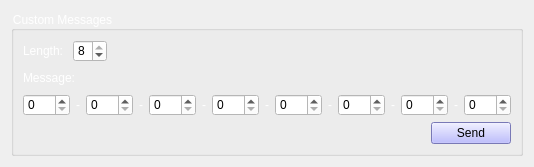
              <widget class="QWidget" name="tab_custom">
               <attribute name="title">
                <string>Custom Messages</string>
               </attribute>
               <layout class="QHBoxLayout" name="horizontalLayout_27">
                <item>
                 <widget class="QGroupBox" name="groupBox">
                  <property name="palette">
                   <palette>
                    <active>
                     <colorrole role="WindowText">
                      <brush brushstyle="SolidPattern">
                       <color alpha="255">
                        <red>255</red>
                        <green>255</green>
                        <blue>255</blue>
                       </color>
                      </brush>
                     </colorrole>
                     <colorrole role="Button">
                      <brush brushstyle="SolidPattern">
                       <color alpha="255">
                        <red>65</red>
                        <green>105</green>
                        <blue>255</blue>
                       </color>
                      </brush>
                     </colorrole>
                     <colorrole role="Light">
                      <brush brushstyle="SolidPattern">
                       <color alpha="255">
                        <red>255</red>
                        <green>170</green>
                        <blue>0</blue>
                       </color>
                      </brush>
                     </colorrole>
                     <colorrole role="Midlight">
                      <brush brushstyle="SolidPattern">
                       <color alpha="255">
                        <red>255</red>
                        <green>145</green>
                        <blue>20</blue>
                       </color>
                      </brush>
                     </colorrole>
                     <colorrole role="Dark">
                      <brush brushstyle="SolidPattern">
                       <color alpha="255">
                        <red>255</red>
                        <green>170</green>
                        <blue>0</blue>
                       </color>
                      </brush>
                     </colorrole>
                     <colorrole role="Mid">
                      <brush brushstyle="SolidPattern">
                       <color alpha="255">
                        <red>255</red>
                        <green>85</green>
                        <blue>0</blue>
                       </color>
                      </brush>
                     </colorrole>
                     <colorrole role="Text">
                      <brush brushstyle="SolidPattern">
                       <color alpha="255">
                        <red>255</red>
                        <green>255</green>
                        <blue>255</blue>
                       </color>
                      </brush>
                     </colorrole>
                     <colorrole role="ButtonText">
                      <brush brushstyle="SolidPattern">
                       <color alpha="255">
                        <red>255</red>
                        <green>255</green>
                        <blue>255</blue>
                       </color>
                      </brush>
                     </colorrole>
                     <colorrole role="Base">
                      <brush brushstyle="SolidPattern">
                       <color alpha="255">
                        <red>65</red>
                        <green>105</green>
                        <blue>255</blue>
                       </color>
                      </brush>
                     </colorrole>
                     <colorrole role="Window">
                      <brush brushstyle="SolidPattern">
                       <color alpha="255">
                        <red>65</red>
                        <green>105</green>
                        <blue>255</blue>
                       </color>
                      </brush>
                     </colorrole>
                     <colorrole role="AlternateBase">
                      <brush brushstyle="SolidPattern">
                       <color alpha="255">
                        <red>255</red>
                        <green>85</green>
                        <blue>0</blue>
                       </color>
                      </brush>
                     </colorrole>
                     <colorrole role="NoRole">
                      <brush brushstyle="SolidPattern">
                       <color alpha="255">
                        <red>255</red>
                        <green>255</green>
                        <blue>0</blue>
                       </color>
                      </brush>
                     </colorrole>
                    </active>
                    <inactive>
                     <colorrole role="WindowText">
                      <brush brushstyle="SolidPattern">
                       <color alpha="255">
                        <red>255</red>
                        <green>255</green>
                        <blue>255</blue>
                       </color>
                      </brush>
                     </colorrole>
                     <colorrole role="Button">
                      <brush brushstyle="SolidPattern">
                       <color alpha="255">
                        <red>65</red>
                        <green>105</green>
                        <blue>255</blue>
                       </color>
                      </brush>
                     </colorrole>
                     <colorrole role="Light">
                      <brush brushstyle="SolidPattern">
                       <color alpha="255">
                        <red>255</red>
                        <green>170</green>
                        <blue>0</blue>
                       </color>
                      </brush>
                     </colorrole>
                     <colorrole role="Midlight">
                      <brush brushstyle="SolidPattern">
                       <color alpha="255">
                        <red>255</red>
                        <green>145</green>
                        <blue>20</blue>
                       </color>
                      </brush>
                     </colorrole>
                     <colorrole role="Dark">
                      <brush brushstyle="SolidPattern">
                       <color alpha="255">
                        <red>255</red>
                        <green>170</green>
                        <blue>0</blue>
                       </color>
                      </brush>
                     </colorrole>
                     <colorrole role="Mid">
                      <brush brushstyle="SolidPattern">
                       <color alpha="255">
                        <red>255</red>
                        <green>85</green>
                        <blue>0</blue>
                       </color>
                      </brush>
                     </colorrole>
                     <colorrole role="Text">
                      <brush brushstyle="SolidPattern">
                       <color alpha="255">
                        <red>255</red>
                        <green>255</green>
                        <blue>255</blue>
                       </color>
                      </brush>
                     </colorrole>
                     <colorrole role="ButtonText">
                      <brush brushstyle="SolidPattern">
                       <color alpha="255">
                        <red>255</red>
                        <green>255</green>
                        <blue>255</blue>
                       </color>
                      </brush>
                     </colorrole>
                     <colorrole role="Base">
                      <brush brushstyle="SolidPattern">
                       <color alpha="255">
                        <red>65</red>
                        <green>105</green>
                        <blue>255</blue>
                       </color>
                      </brush>
                     </colorrole>
                     <colorrole role="Window">
                      <brush brushstyle="SolidPattern">
                       <color alpha="255">
                        <red>65</red>
                        <green>105</green>
                        <blue>255</blue>
                       </color>
                      </brush>
                     </colorrole>
                     <colorrole role="AlternateBase">
                      <brush brushstyle="SolidPattern">
                       <color alpha="255">
                        <red>255</red>
                        <green>85</green>
                        <blue>0</blue>
                       </color>
                      </brush>
                     </colorrole>
                     <colorrole role="NoRole">
                      <brush brushstyle="SolidPattern">
                       <color alpha="255">
                        <red>255</red>
                        <green>255</green>
                        <blue>0</blue>
                       </color>
                      </brush>
                     </colorrole>
                    </inactive>
                    <disabled>
                     <colorrole role="WindowText">
                      <brush brushstyle="SolidPattern">
                       <color alpha="255">
                        <red>255</red>
                        <green>255</green>
                        <blue>255</blue>
                       </color>
                      </brush>
                     </colorrole>
                     <colorrole role="Button">
                      <brush brushstyle="SolidPattern">
                       <color alpha="255">
                        <red>65</red>
                        <green>105</green>
                        <blue>255</blue>
                       </color>
                      </brush>
                     </colorrole>
                     <colorrole role="Light">
                      <brush brushstyle="SolidPattern">
                       <color alpha="255">
                        <red>255</red>
                        <green>170</green>
                        <blue>0</blue>
                       </color>
                      </brush>
                     </colorrole>
                     <colorrole role="Midlight">
                      <brush brushstyle="SolidPattern">
                       <color alpha="255">
                        <red>255</red>
                        <green>145</green>
                        <blue>20</blue>
                       </color>
                      </brush>
                     </colorrole>
                     <colorrole role="Dark">
                      <brush brushstyle="SolidPattern">
                       <color alpha="255">
                        <red>255</red>
                        <green>170</green>
                        <blue>0</blue>
                       </color>
                      </brush>
                     </colorrole>
                     <colorrole role="Mid">
                      <brush brushstyle="SolidPattern">
                       <color alpha="255">
                        <red>255</red>
                        <green>85</green>
                        <blue>0</blue>
                       </color>
                      </brush>
                     </colorrole>
                     <colorrole role="Text">
                      <brush brushstyle="SolidPattern">
                       <color alpha="255">
                        <red>255</red>
                        <green>255</green>
                        <blue>255</blue>
                       </color>
                      </brush>
                     </colorrole>
                     <colorrole role="ButtonText">
                      <brush brushstyle="SolidPattern">
                       <color alpha="255">
                        <red>255</red>
                        <green>255</green>
                        <blue>255</blue>
                       </color>
                      </brush>
                     </colorrole>
                     <colorrole role="Base">
                      <brush brushstyle="SolidPattern">
                       <color alpha="255">
                        <red>65</red>
                        <green>105</green>
                        <blue>255</blue>
                       </color>
                      </brush>
                     </colorrole>
                     <colorrole role="Window">
                      <brush brushstyle="SolidPattern">
                       <color alpha="255">
                        <red>65</red>
                        <green>105</green>
                        <blue>255</blue>
                       </color>
                      </brush>
                     </colorrole>
                     <colorrole role="AlternateBase">
                      <brush brushstyle="SolidPattern">
                       <color alpha="255">
                        <red>255</red>
                        <green>85</green>
                        <blue>0</blue>
                       </color>
                      </brush>
                     </colorrole>
                     <colorrole role="NoRole">
                      <brush brushstyle="SolidPattern">
                       <color alpha="255">
                        <red>255</red>
                        <green>255</green>
                        <blue>0</blue>
                       </color>
                      </brush>
                     </colorrole>
                    </disabled>
                   </palette>
                  </property>
                  <property name="styleSheet">
                   <string notr="true">color: rgb(255, 255, 255);</string>
                  </property>
                  <property name="title">
                   <string>Custom Messages</string>
                  </property>
                  <layout class="QHBoxLayout" name="horizontalLayout_26">
                   <item>
                    <layout class="QVBoxLayout" name="verticalLayout_14">
                     <item>
                      <layout class="QHBoxLayout" name="horizontalLayout_22">
                       <item>
                        <widget class="QLabel" name="label_17">
                         <property name="text">
                          <string>Length: </string>
                         </property>
                        </widget>
                       </item>
                       <item>
                        <widget class="QSpinBox" name="spinBox">
                         <property name="styleSheet">
                          <string notr="true">background-color: rgb(255, 255, 255);
color: rgb(0, 0, 0);</string>
                         </property>
                         <property name="minimum">
                          <number>2</number>
                         </property>
                         <property name="maximum">
                          <number>8</number>
                         </property>
                         <property name="value">
                          <number>8</number>
                         </property>
                        </widget>
                       </item>
                       <item>
                        <spacer name="horizontalSpacer_16">
                         <property name="orientation">
                          <enum>Qt::Horizontal</enum>
                         </property>
                         <property name="sizeHint" stdset="0">
                          <size>
                           <width>40</width>
                           <height>20</height>
                          </size>
                         </property>
                        </spacer>
                       </item>
                      </layout>
                     </item>
                     <item>
                      <layout class="QHBoxLayout" name="horizontalLayout_25">
                       <item>
                        <widget class="QLabel" name="label_16">
                         <property name="text">
                          <string>Message:</string>
                         </property>
                        </widget>
                       </item>
                       <item>
                        <spacer name="horizontalSpacer_5">
                         <property name="orientation">
                          <enum>Qt::Horizontal</enum>
                         </property>
                         <property name="sizeHint" stdset="0">
                          <size>
                           <width>40</width>
                           <height>20</height>
                          </size>
                         </property>
                        </spacer>
                       </item>
                      </layout>
                     </item>
                     <item>
                      <layout class="QHBoxLayout" name="horizontalLayout_23">
                       <item>
                        <widget class="QSpinBox" name="spinBox_msg1">
                         <property name="styleSheet">
                          <string notr="true">background-color: rgb(255, 255, 255);
color: rgb(0, 0, 0);</string>
                         </property>
                         <property name="maximum">
                          <number>255</number>
                         </property>
                        </widget>
                       </item>
                       <item>
                        <widget class="QLabel" name="label_13">
                         <property name="text">
                          <string>-</string>
                         </property>
                        </widget>
                       </item>
                       <item>
                        <widget class="QSpinBox" name="spinBox_msg2">
                         <property name="styleSheet">
                          <string notr="true">background-color: rgb(255, 255, 255);
color: rgb(0, 0, 0);</string>
                         </property>
                         <property name="maximum">
                          <number>255</number>
                         </property>
                        </widget>
                       </item>
                       <item>
                        <widget class="QLabel" name="label_10">
                         <property name="text">
                          <string>-</string>
                         </property>
                        </widget>
                       </item>
                       <item>
                        <widget class="QSpinBox" name="spinBox_msg3">
                         <property name="styleSheet">
                          <string notr="true">background-color: rgb(255, 255, 255);
color: rgb(0, 0, 0);</string>
                         </property>
                         <property name="maximum">
                          <number>255</number>
                         </property>
                        </widget>
                       </item>
                       <item>
                        <widget class="QLabel" name="label_11">
                         <property name="text">
                          <string>-</string>
                         </property>
                        </widget>
                       </item>
                       <item>
                        <widget class="QSpinBox" name="spinBox_msg4">
                         <property name="styleSheet">
                          <string notr="true">background-color: rgb(255, 255, 255);
color: rgb(0, 0, 0);</string>
                         </property>
                         <property name="maximum">
                          <number>255</number>
                         </property>
                        </widget>
                       </item>
                       <item>
                        <widget class="QLabel" name="label_12">
                         <property name="text">
                          <string>-</string>
                         </property>
                        </widget>
                       </item>
                       <item>
                        <widget class="QSpinBox" name="spinBox_msg5">
                         <property name="styleSheet">
                          <string notr="true">background-color: rgb(255, 255, 255);
color: rgb(0, 0, 0);</string>
                         </property>
                         <property name="maximum">
                          <number>255</number>
                         </property>
                        </widget>
                       </item>
                       <item>
                        <widget class="QLabel" name="label_19">
                         <property name="text">
                          <string>-</string>
                         </property>
                        </widget>
                       </item>
                       <item>
                        <widget class="QSpinBox" name="spinBox_msg6">
                         <property name="styleSheet">
                          <string notr="true">background-color: rgb(255, 255, 255);
color: rgb(0, 0, 0);</string>
                         </property>
                         <property name="maximum">
                          <number>255</number>
                         </property>
                        </widget>
                       </item>
                       <item>
                        <widget class="QLabel" name="label_14">
                         <property name="text">
                          <string>-</string>
                         </property>
                        </widget>
                       </item>
                       <item>
                        <widget class="QSpinBox" name="spinBox_msg7">
                         <property name="styleSheet">
                          <string notr="true">background-color: rgb(255, 255, 255);
color: rgb(0, 0, 0);</string>
                         </property>
                         <property name="maximum">
                          <number>255</number>
                         </property>
                        </widget>
                       </item>
                       <item>
                        <widget class="QLabel" name="label_15">
                         <property name="text">
                          <string>-</string>
                         </property>
                        </widget>
                       </item>
                       <item>
                        <widget class="QSpinBox" name="spinBox_msg8">
                         <property name="styleSheet">
                          <string notr="true">background-color: rgb(255, 255, 255);
color: rgb(0, 0, 0);</string>
                         </property>
                         <property name="maximum">
                          <number>255</number>
                         </property>
                        </widget>
                       </item>
                      </layout>
                     </item>
                     <item>
                      <layout class="QHBoxLayout" name="horizontalLayout_24">
                       <item>
                        <spacer name="horizontalSpacer_13">
                         <property name="orientation">
                          <enum>Qt::Horizontal</enum>
                         </property>
                         <property name="sizeHint" stdset="0">
                          <size>
                           <width>40</width>
                           <height>20</height>
                          </size>
                         </property>
                        </spacer>
                       </item>
                       <item>
                        <widget class="QPushButton" name="pushButton_send_custom">
                         <property name="styleSheet">
                          <string notr="true">background-color: rgb(170, 170, 255);
color: rgb(0, 0, 0);</string>
                         </property>
                         <property name="text">
                          <string>Send</string>
                         </property>
                        </widget>
                       </item>
                      </layout>
                     </item>
                    </layout>
                   </item>
                  </layout>
                 </widget>
                </item>
               </layout>
              </widget>
